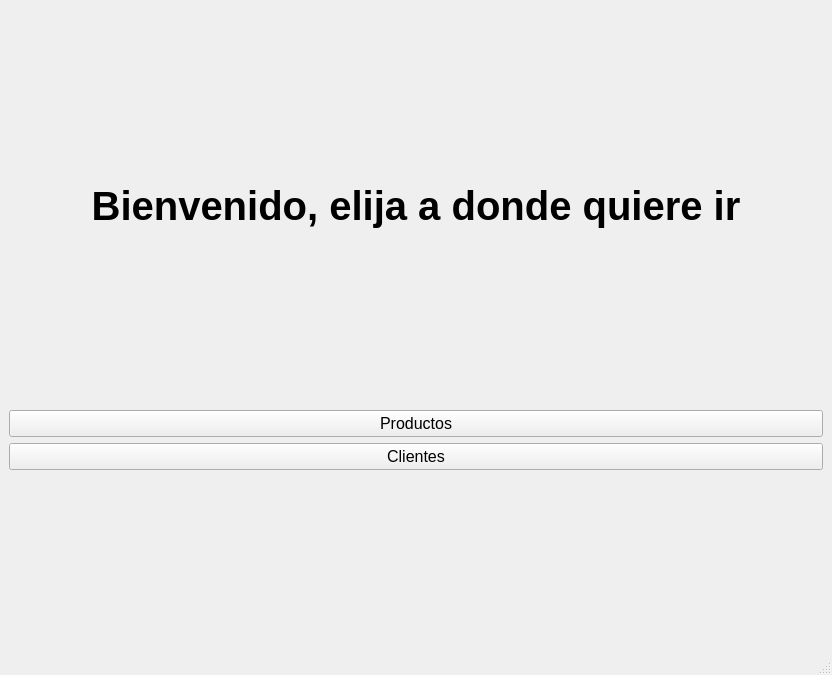
<?xml version="1.0" encoding="UTF-8"?>
<ui version="4.0">
 <class>MainWindow</class>
 <widget class="QMainWindow" name="MainWindow">
  <property name="geometry">
   <rect>
    <x>0</x>
    <y>0</y>
    <width>832</width>
    <height>675</height>
   </rect>
  </property>
  <property name="windowTitle">
   <string>MainWindow</string>
  </property>
  <property name="autoFillBackground">
   <bool>false</bool>
  </property>
  <property name="styleSheet">
   <string notr="true">/* === Tablas === */
QTableWidget {
    background-color: #rgb(0, 167, 204);
    color: #333333;
    gridline-color: #e0e0e0;
    border: 1px solid #dcdcdc;
    border-radius: 6px;
    font-family: &quot;Segoe UI Variable&quot;, &quot;Roboto&quot;, &quot;Open Sans&quot;, sans-serif;
    font-size: 15px;
    font-weight: 300;
    selection-background-color: #e8f0fe; /* azul claro al seleccionar */
    selection-color: #0078d7;
    alternate-background-color: #f9fafc; /* filas alternadas */
}

/* Cabecera horizontal */
QHeaderView::section {
    background-color: #f1f3f6;
    color: #333333;
    border: 1px solid #dcdcdc;
    border-radius: 4px;
    font-weight: 400;
    font-size: 15px;
    padding: 8px;
}

/* Cabecera horizontal al pasar el cursor */
QHeaderView::section:hover {
    background-color: #e8ecf1;
}

/* Celdas */
QTableWidget::item {
    padding: 6px;
    border: none;
}

/* Celda seleccionada */
QTableWidget::item:selected {
    background-color: #e8f0fe;
    color: #0078d7;
}

/* Bordes del header alineados al contenido */
QHeaderView {
    border: none;
}

/* Barra de desplazamiento dentro de la tabla */
QTableCornerButton::section {
    background-color: #f1f3f6;
    border: 1px solid #dcdcdc;
}

/* Scrollbars coherentes dentro de tablas */
QTableWidget QScrollBar:vertical {
    border: none;
    background: #f0f0f0;
    width: 10px;
    border-radius: 4px;
}
QTableWidget QScrollBar::handle:vertical {
    background: #cccccc;
    min-height: 20px;
    border-radius: 4px;
}
QTableWidget QScrollBar::handle:vertical:hover {
    background: #0078d7;
}
QTableWidget QScrollBar::add-line:vertical,
QTableWidget QScrollBar::sub-line:vertical {
    height: 0;
}



</string>
  </property>
  <widget class="QWidget" name="centralwidget">
   <layout class="QVBoxLayout" name="verticalLayout">
    <item>
     <spacer name="verticalSpacer_3">
      <property name="orientation">
       <enum>Qt::Vertical</enum>
      </property>
      <property name="sizeHint" stdset="0">
       <size>
        <width>20</width>
        <height>40</height>
       </size>
      </property>
     </spacer>
    </item>
    <item>
     <widget class="QLabel" name="label">
      <property name="font">
       <font>
        <pointsize>30</pointsize>
        <weight>75</weight>
        <italic>false</italic>
        <bold>true</bold>
        <underline>false</underline>
       </font>
      </property>
      <property name="styleSheet">
       <string notr="true">/* === Tablas === */
QTableWidget {
    background-color: #ffffff;
    color: #333333;
    gridline-color: #e0e0e0;
    border: 1px solid #dcdcdc;
    border-radius: 6px;
    font-family: &quot;Segoe UI Variable&quot;, &quot;Roboto&quot;, &quot;Open Sans&quot;, sans-serif;
    font-size: 15px;
    font-weight: 300;
    selection-background-color: #e8f0fe; /* azul claro al seleccionar */
    selection-color: #0078d7;
    alternate-background-color: #f9fafc; /* filas alternadas */
}

/* Cabecera horizontal */
QHeaderView::section {
    background-color: #f1f3f6;
    color: #333333;
    border: 1px solid #dcdcdc;
    border-radius: 4px;
    font-weight: 400;
    font-size: 15px;
    padding: 8px;
}

/* Cabecera horizontal al pasar el cursor */
QHeaderView::section:hover {
    background-color: #e8ecf1;
}

/* Celdas */
QTableWidget::item {
    padding: 6px;
    border: none;
}

/* Celda seleccionada */
QTableWidget::item:selected {
    background-color: #e8f0fe;
    color: #0078d7;
}

/* Bordes del header alineados al contenido */
QHeaderView {
    border: none;
}

/* Barra de desplazamiento dentro de la tabla */
QTableCornerButton::section {
    background-color: #f1f3f6;
    border: 1px solid #dcdcdc;
}

/* Scrollbars coherentes dentro de tablas */
QTableWidget QScrollBar:vertical {
    border: none;
    background: #f0f0f0;
    width: 10px;
    border-radius: 4px;
}
QTableWidget QScrollBar::handle:vertical {
    background: #cccccc;
    min-height: 20px;
    border-radius: 4px;
}
QTableWidget QScrollBar::handle:vertical:hover {
    background: #0078d7;
}
QTableWidget QScrollBar::add-line:vertical,
QTableWidget QScrollBar::sub-line:vertical {
    height: 0;
}</string>
      </property>
      <property name="text">
       <string>Bienvenido, elija a donde quiere ir</string>
      </property>
      <property name="textFormat">
       <enum>Qt::AutoText</enum>
      </property>
      <property name="scaledContents">
       <bool>true</bool>
      </property>
      <property name="alignment">
       <set>Qt::AlignCenter</set>
      </property>
     </widget>
    </item>
    <item>
     <spacer name="verticalSpacer_2">
      <property name="orientation">
       <enum>Qt::Vertical</enum>
      </property>
      <property name="sizeHint" stdset="0">
       <size>
        <width>20</width>
        <height>40</height>
       </size>
      </property>
     </spacer>
    </item>
    <item>
     <widget class="QPushButton" name="load_productos_btn">
      <property name="font">
       <font>
        <pointsize>12</pointsize>
        <weight>50</weight>
        <italic>false</italic>
        <bold>false</bold>
       </font>
      </property>
      <property name="text">
       <string>Productos</string>
      </property>
      <property name="icon">
       <iconset>
        <normaloff>../resources/imagenes/productos.png</normaloff>../resources/imagenes/productos.png</iconset>
      </property>
      <property name="iconSize">
       <size>
        <width>50</width>
        <height>50</height>
       </size>
      </property>
     </widget>
    </item>
    <item>
     <widget class="QPushButton" name="load_clientes_btn">
      <property name="font">
       <font>
        <pointsize>12</pointsize>
       </font>
      </property>
      <property name="text">
       <string>Clientes</string>
      </property>
      <property name="icon">
       <iconset>
        <normaloff>../resources/imagenes/clientes.png</normaloff>../resources/imagenes/clientes.png</iconset>
      </property>
      <property name="iconSize">
       <size>
        <width>50</width>
        <height>50</height>
       </size>
      </property>
     </widget>
    </item>
    <item>
     <spacer name="verticalSpacer">
      <property name="orientation">
       <enum>Qt::Vertical</enum>
      </property>
      <property name="sizeHint" stdset="0">
       <size>
        <width>20</width>
        <height>40</height>
       </size>
      </property>
     </spacer>
    </item>
   </layout>
  </widget>
  <widget class="QStatusBar" name="statusbar"/>
 </widget>
 <resources/>
 <connections/>
</ui>
